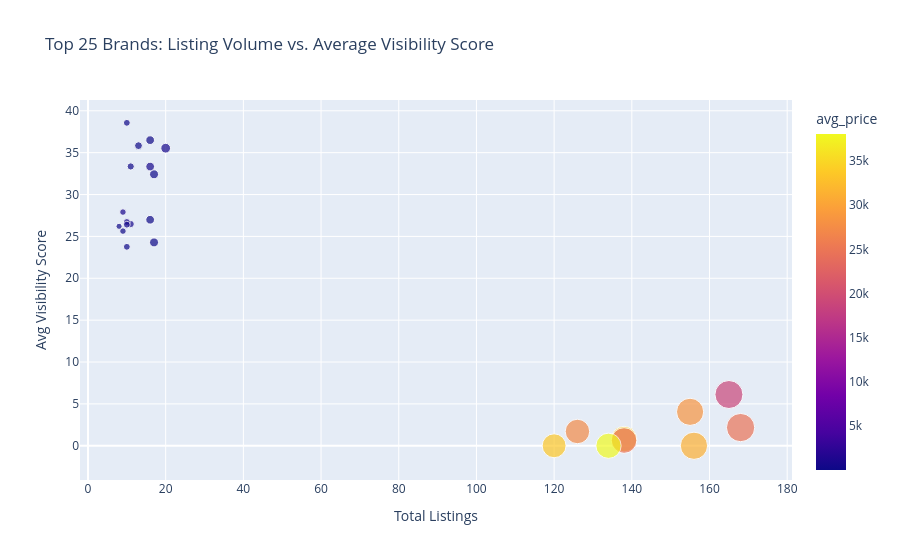

This figure's notebook cell:
### Markdown cell above
Trends Across Brands, Platforms, and Pricing

### Code cell
#Brand Dominance & Share of Shelf

brand_trends = (
    df.groupby("Brand", as_index=False)
    .agg(
        listings=("title", "count"),
        share_of_shelf_pct=("title", lambda x: round(len(x) / len(df) * 100, 2)),
        categories_covered=("Product", "nunique"),
        avg_price=("price", "mean"),
        avg_rating=("rating", "mean"),
        avg_position=("position", "mean"),
        avg_visibility=("rank_visibility_score", "mean")
    )
    .sort_values(by="listings", ascending=False)
)

display(brand_trends.head(15))

fig_brand = px.scatter(
    brand_trends.head(25),
    x="listings",
    y="avg_visibility",
    size="share_of_shelf_pct",
    color="avg_price",
    hover_name="Brand",
    title="Top 25 Brands: Listing Volume vs. Average Visibility Score",
    labels={"listings": "Total Listings", "avg_visibility": "Avg Visibility Score"}
)
fig_brand.show()

### Figure 1 — Plotly figure (JSON) as saved in the notebook; plotly's stock layout.template omitted (floating-point values rounded to 4 significant figures)
{"data": [{"hovertemplate": "<b>%{hovertext}</b><br><br>Total Listings=%{x}<br>Avg Visibility Score=%{y}<br>share_of_shelf_pct=%{marker.size}<br>avg_price=%{marker.color}<extra></extra>", "hovertext": ["Lg", "Samsung", "Hp", "Nike", "Puma", "Philips", "Boat", "Sony", "Dell", "Apple", "Ninja", "Cuisinart", "Ge", "Jbl", "Anker", "Adidas", "Whirlpool", "Motorola", "Google", "Mens", "Kitchenaid", "Dewalt", "Frigidaire", "Jlab", "Beats"], "legendgroup": "", "marker": {"color": [24720.0, 18870.0, 31320.0, 28360.0, 34340.0, 24580.0, 38050.0, 27250.0, 33530.0, 607.8, 173.0, 77.68, 564.4, 62.96, 76.83, 52.45, 571.6, 150.7, 818.0, 127.4, 514.3, 169.7, 948.9, 30.55, 115.5], "coloraxis": "coloraxis", "size": [8.31, 8.16, 7.72, 7.67, 6.83, 6.83, 6.63, 6.23, 5.94, 0.99, 0.84, 0.84, 0.79, 0.79, 0.79, 0.64, 0.54, 0.54, 0.49, 0.49, 0.49, 0.49, 0.45, 0.45, 0.4], "sizemode": "area", "sizeref": 0.02078, "symbol": "circle"}, "mode": "markers", "name": "", "orientation": "v", "showlegend": false, "type": "scatter", "x": [168, 165, 156, 155, 138, 138, 134, 126, 120, 20, 17, 17, 16, 16, 16, 13, 11, 11, 10, 10, 10, 10, 9, 9, 8], "xaxis": "x", "y": [2.172, 6.119, 0.0, 4.051, 0.7934, 0.6259, 0.0, 1.705, 0.0, 35.53, 32.42, 24.28, 33.34, 26.99, 36.49, 35.84, 26.48, 33.36, 26.72, 23.76, 26.4, 38.56, 27.91, 25.64, 26.2], "yaxis": "y"}], "layout": {"coloraxis": {"colorbar": {"title": {"text": "avg_price"}}, "colorscale": [[0, "#0d0887"], [0.1111, "#46039f"], [0.2222, "#7201a8"], [0.3333, "#9c179e"], [0.4444, "#bd3786"], [0.5556, "#d8576b"], [0.6667, "#ed7953"], [0.7778, "#fb9f3a"], [0.8889, "#fdca26"], [1, "#f0f921"]]}, "legend": {"itemsizing": "constant", "tracegroupgap": 0}, "title": {"text": "Top 25 Brands: Listing Volume vs. Average Visibility Score"}, "xaxis": {"anchor": "y", "domain": [0, 1], "title": {"text": "Total Listings"}}, "yaxis": {"anchor": "x", "domain": [0, 1], "title": {"text": "Avg Visibility Score"}}}}
